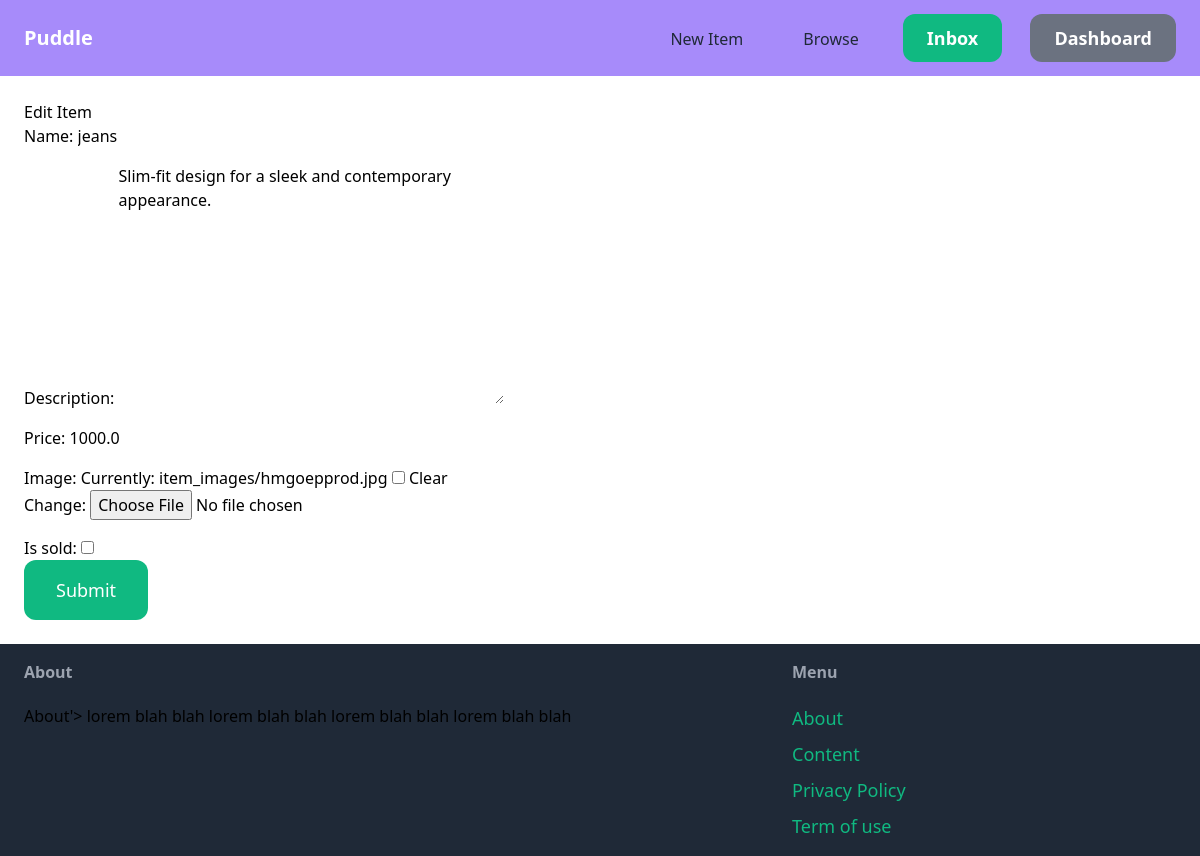
The page /item/1/edit/ (signed in) on the database its author committed.
### item/models.py (models this page shows, shortened)
class Item(models.Model):
    Category = models.ForeignKey(Category, related_name='items',  on_delete=models.CASCADE)
    name = models.CharField(max_length=100)
    description = models.TextField()
    price = models.FloatField()
    image = models.ImageField( upload_to='item_images', blank = True , null=True)
    created_by = models.ForeignKey(User, related_name='items',  on_delete=models.CASCADE)
    created_at = models.DateTimeField(auto_now_add=True)
    is_sold = models.BooleanField(default=False)

### item/views.py (the view)
# urls.py: path('<int:pk>/edit/', views.edit, name='edit'),
@login_required
def edit(request, pk):
    item = get_object_or_404(Item, pk=pk, created_by=request.user)
    if request.method == 'POST':
        form = EditItemForm(request.POST, request.FILES, instance=item)
        if form.is_valid():
            form.save()
            return redirect('item:detail', pk=item.id)
    else:
        form = EditItemForm(instance=item)
    return render(request, 'item/form.html', {
        'form': form,
        'title': 'Edit Item'
    })

### item/forms.py
class EditItemForm(forms.ModelForm):
    class Meta:
        model = Item
        fields = ( 'name', 'description', 'price', 'image','is_sold')

### item/templates/item/form.html (shortened to what this page needs)
{% extends 'core/base.html' %}
{% block content %}
    <h1>{{title}}</h1>
    <form method="post" action='.' enctype='multipart/form-data'>
        <div class='space-y-4'>
        {{ form.as_p }}
        </div>
            <button class='py-4 px-8 text-lg bg-green-500 hover:bg-green-700 rounded-xl text-white ' type="submit">Submit</button>
    </form>
{% endblock %}

### rows shown on the page
Item: name "jeans", description "Slim-fit design for a sleek and contemporary appearance.", price "1000.0"

### other values the page prints
{{ title }} "Edit Item"
